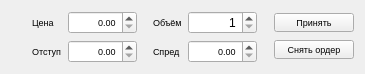
<?xml version="1.0" encoding="UTF-8"?>
<ui version="4.0">
 <class>Order</class>
 <widget class="QWidget" name="Order">
  <property name="geometry">
   <rect>
    <x>0</x>
    <y>0</y>
    <width>365</width>
    <height>74</height>
   </rect>
  </property>
  <property name="windowTitle">
   <string>Form</string>
  </property>
  <property name="styleSheet">
   <string notr="true"/>
  </property>
  <layout class="QHBoxLayout" name="horizontalLayout">
   <item>
    <widget class="QLabel" name="Side">
     <property name="minimumSize">
      <size>
       <width>15</width>
       <height>10</height>
      </size>
     </property>
     <property name="font">
      <font>
       <pointsize>7</pointsize>
      </font>
     </property>
     <property name="text">
      <string/>
     </property>
    </widget>
   </item>
   <item>
    <layout class="QVBoxLayout" name="verticalLayout_5">
     <item>
      <widget class="QLabel" name="Side_2">
       <property name="font">
        <font>
         <pointsize>7</pointsize>
        </font>
       </property>
       <property name="text">
        <string>Цена</string>
       </property>
      </widget>
     </item>
     <item>
      <widget class="QLabel" name="Side_3">
       <property name="font">
        <font>
         <pointsize>7</pointsize>
        </font>
       </property>
       <property name="text">
        <string>Отступ</string>
       </property>
      </widget>
     </item>
    </layout>
   </item>
   <item>
    <layout class="QVBoxLayout" name="verticalLayout_4">
     <item>
      <widget class="QDoubleSpinBox" name="Price">
       <property name="font">
        <font>
         <pointsize>7</pointsize>
        </font>
       </property>
       <property name="alignment">
        <set>Qt::AlignmentFlag::AlignRight|Qt::AlignmentFlag::AlignTrailing|Qt::AlignmentFlag::AlignVCenter</set>
       </property>
       <property name="maximum">
        <double>99999999.000000000000000</double>
       </property>
       <property name="singleStep">
        <double>0.500000000000000</double>
       </property>
      </widget>
     </item>
     <item>
      <widget class="QDoubleSpinBox" name="offset">
       <property name="font">
        <font>
         <pointsize>7</pointsize>
        </font>
       </property>
       <property name="alignment">
        <set>Qt::AlignmentFlag::AlignRight|Qt::AlignmentFlag::AlignTrailing|Qt::AlignmentFlag::AlignVCenter</set>
       </property>
       <property name="maximum">
        <double>99999999.000000000000000</double>
       </property>
       <property name="singleStep">
        <double>0.500000000000000</double>
       </property>
      </widget>
     </item>
    </layout>
   </item>
   <item>
    <spacer name="horizontalSpacer_2">
     <property name="orientation">
      <enum>Qt::Orientation::Horizontal</enum>
     </property>
     <property name="sizeHint" stdset="0">
      <size>
       <width>40</width>
       <height>20</height>
      </size>
     </property>
    </spacer>
   </item>
   <item>
    <layout class="QVBoxLayout" name="verticalLayout_3">
     <item>
      <widget class="QLabel" name="Side_5">
       <property name="font">
        <font>
         <pointsize>7</pointsize>
        </font>
       </property>
       <property name="text">
        <string>Объём</string>
       </property>
      </widget>
     </item>
     <item>
      <widget class="QLabel" name="Side_4">
       <property name="font">
        <font>
         <pointsize>7</pointsize>
        </font>
       </property>
       <property name="text">
        <string>Спред</string>
       </property>
      </widget>
     </item>
    </layout>
   </item>
   <item>
    <layout class="QVBoxLayout" name="verticalLayout_2">
     <item>
      <widget class="QSpinBox" name="Vol">
       <property name="alignment">
        <set>Qt::AlignmentFlag::AlignRight|Qt::AlignmentFlag::AlignTrailing|Qt::AlignmentFlag::AlignVCenter</set>
       </property>
       <property name="minimum">
        <number>1</number>
       </property>
       <property name="maximum">
        <number>99999</number>
       </property>
      </widget>
     </item>
     <item>
      <widget class="QDoubleSpinBox" name="Spread">
       <property name="font">
        <font>
         <pointsize>7</pointsize>
        </font>
       </property>
       <property name="alignment">
        <set>Qt::AlignmentFlag::AlignRight|Qt::AlignmentFlag::AlignTrailing|Qt::AlignmentFlag::AlignVCenter</set>
       </property>
       <property name="maximum">
        <double>99999999.000000000000000</double>
       </property>
       <property name="singleStep">
        <double>0.500000000000000</double>
       </property>
      </widget>
     </item>
    </layout>
   </item>
   <item>
    <spacer name="horizontalSpacer_4">
     <property name="orientation">
      <enum>Qt::Orientation::Horizontal</enum>
     </property>
     <property name="sizeHint" stdset="0">
      <size>
       <width>40</width>
       <height>20</height>
      </size>
     </property>
    </spacer>
   </item>
   <item>
    <layout class="QVBoxLayout" name="verticalLayout">
     <item>
      <widget class="QPushButton" name="Ok">
       <property name="font">
        <font>
         <pointsize>7</pointsize>
        </font>
       </property>
       <property name="text">
        <string>Принять</string>
       </property>
      </widget>
     </item>
     <item>
      <widget class="QPushButton" name="Cancel">
       <property name="font">
        <font>
         <pointsize>7</pointsize>
        </font>
       </property>
       <property name="text">
        <string>Снять ордер</string>
       </property>
      </widget>
     </item>
    </layout>
   </item>
  </layout>
 </widget>
 <resources/>
 <connections/>
</ui>
